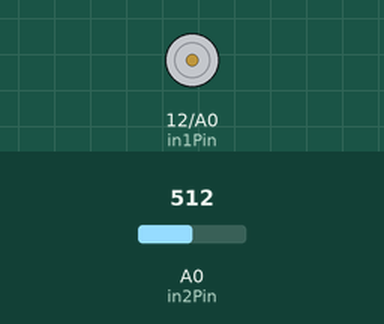
Recording of a sketch running on a simulated Arduino Uno, built with avr-gcc and run on an emulated ATmega328P. On the bench: motor-driver pin pairs drawn as motors (green arrow = first pin HIGH = forward, orange = second pin HIGH = backward, longer = more drive, scaled by the enable pin). The inputs (shaded band) are chosen by the test bench; at power-on: A0 (in2Pin) = 512.

Above: at 1.2 s.
1.3 s: A0 (in2Pin) set to 522
2.8 s: A0 (in2Pin) set to 624
4.3 s: A0 (in2Pin) set to 658
At 5.4 s:
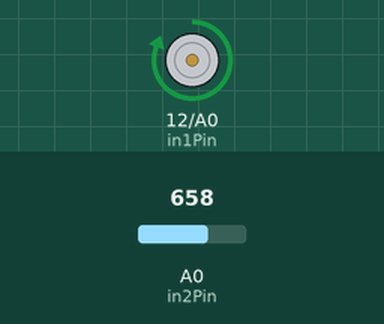
5.8 s: A0 (in2Pin) set to 306
At 6.5 s:
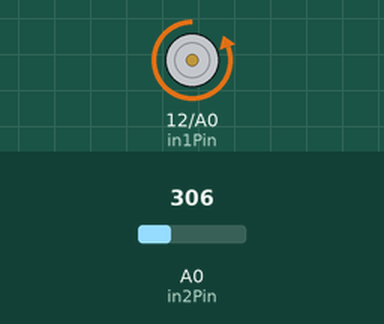
7.3 s: A0 (in2Pin) set to 368
8.8 s: A0 (in2Pin) set to 403
At 10.0 s:
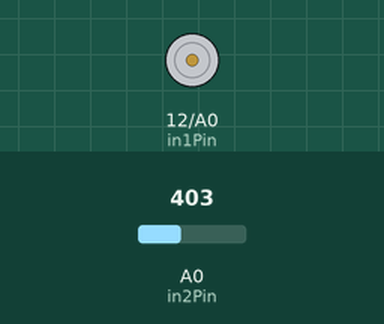
Timing chart, 0 to 11.3 s (numbered marks = the images above; inputs shaded):
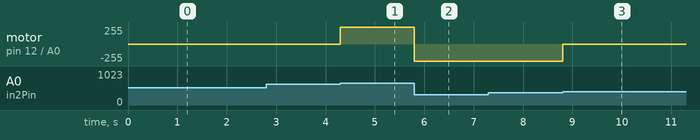

The sketch:

Sketch_17.1_Control_Motor_by_L293D.ino
```cpp
/**********************************************************************
  Filename    : Control_Motor_by_L293D
  Description : Use PWM to control the direction and speed of the motor.
  Auther      : www.freenove.com
  Modification: 2022/05/11
**********************************************************************/
int in1Pin = 12;      // Define L293D channel 1 pin
int in2Pin = 14;      // Define L293D channel 2 pin
int enable1Pin = 13;  // Define L293D enable 1 pin

boolean rotationDir;  // Define a variable to save the motor's rotation direction
int rotationSpeed;    // Define a variable to save the motor rotation speed

void setup() {
  // Initialize the pin into an output mode:
  pinMode(in1Pin, OUTPUT);
  pinMode(in2Pin, OUTPUT);
  pinMode(enable1Pin, OUTPUT);
}

void loop() {
  int potenVal = analogRead(A0);// Convert the voltage of rotary potentiometer into digital
  rotationSpeed = potenVal - 512;
  if (potenVal > 512)
    rotationDir = true;
  else
    rotationDir = false;
  // Calculate the motor speed
  rotationSpeed = abs(potenVal - 512);
  //Control the steering and speed of the motor
  driveMotor(rotationDir, constrain(rotationSpeed,0, 512));
}

void driveMotor(boolean dir, int spd) {
  if (dir) {// Control motor rotation direction
    digitalWrite(in1Pin, HIGH);
    digitalWrite(in2Pin, LOW);
  }
  else {
    digitalWrite(in1Pin, LOW);
    digitalWrite(in2Pin, HIGH);
  }
  analogWrite(enable1Pin, spd); // Control motor rotation speed
}
```

Measured:
- the behaviour switches between 639 and 640 on A0 (in2Pin) (found by bisection; images 0 and 1)
- the behaviour switches between 384 and 385 on A0 (in2Pin) (found by bisection; images 2 and 3)
- after the input at 2.8 s, every drawn part: stays the same
- after the input at 4.3 s, motor on pin 12 (in1Pin) / A0 (in2Pin): stopped → forward 255/255 at once
- after the input at 5.8 s, motor on pin 12 (in1Pin) / A0 (in2Pin): forward 255/255 → backward 255/255 at once
- after the input at 7.3 s, every drawn part: stays the same
- after the input at 8.8 s, motor on pin 12 (in1Pin) / A0 (in2Pin): backward 255/255 → stopped at once
